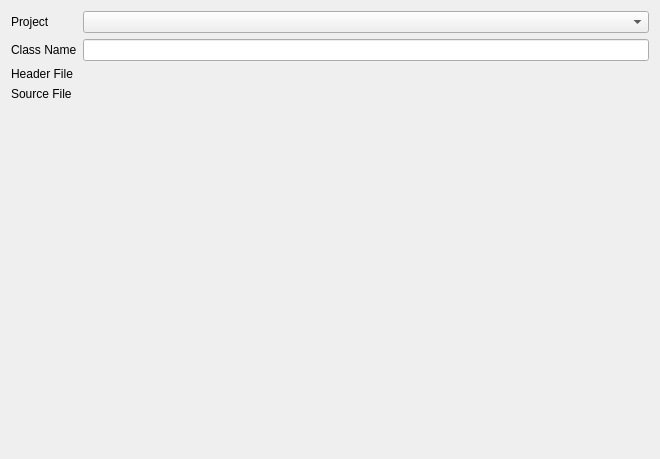
<ui version="4.0" >
 <class>ClassDetailsPage</class>
 <widget class="QWidget" name="ClassDetailsPage" >
  <property name="geometry" >
   <rect>
    <x>0</x>
    <y>0</y>
    <width>660</width>
    <height>459</height>
   </rect>
  </property>
  <layout class="QVBoxLayout" name="verticalLayout" >
   <item>
    <layout class="QHBoxLayout" name="horizontalLayout_2" >
     <item>
      <layout class="QGridLayout" name="gridLayout" >
       <item row="0" column="1" >
        <widget class="KComboBox" name="projectSelection" >
         <property name="sizePolicy" >
          <sizepolicy vsizetype="Fixed" hsizetype="Expanding" >
           <horstretch>0</horstretch>
           <verstretch>0</verstretch>
          </sizepolicy>
         </property>
        </widget>
       </item>
       <item row="2" column="0" >
        <widget class="QLabel" name="headerLabel" >
         <property name="text" >
          <string>Header File</string>
         </property>
        </widget>
       </item>
       <item row="2" column="1" >
        <widget class="KUrlRequester" name="headerInput" />
       </item>
       <item row="3" column="0" >
        <widget class="QLabel" name="sourceLabel" >
         <property name="text" >
          <string>Source File</string>
         </property>
        </widget>
       </item>
       <item row="3" column="1" >
        <widget class="KUrlRequester" name="sourceInput" />
       </item>
       <item row="0" column="0" >
        <widget class="QLabel" name="projectLabel" >
         <property name="sizePolicy" >
          <sizepolicy vsizetype="Preferred" hsizetype="Preferred" >
           <horstretch>0</horstretch>
           <verstretch>0</verstretch>
          </sizepolicy>
         </property>
         <property name="text" >
          <string>Project</string>
         </property>
        </widget>
       </item>
       <item row="1" column="0" >
        <widget class="QLabel" name="identifierLabel" >
         <property name="text" >
          <string>Class Name</string>
         </property>
        </widget>
       </item>
       <item row="1" column="1" >
        <widget class="KLineEdit" name="identifierInput" />
       </item>
      </layout>
     </item>
    </layout>
   </item>
   <item>
    <spacer name="verticalSpacer" >
     <property name="orientation" >
      <enum>Qt::Vertical</enum>
     </property>
     <property name="sizeHint" stdset="0" >
      <size>
       <width>20</width>
       <height>18</height>
      </size>
     </property>
    </spacer>
   </item>
  </layout>
 </widget>
 <customwidgets>
  <customwidget>
   <class>KComboBox</class>
   <extends>QComboBox</extends>
   <header>kcombobox.h</header>
  </customwidget>
  <customwidget>
   <class>KLineEdit</class>
   <extends>QLineEdit</extends>
   <header>klineedit.h</header>
  </customwidget>
  <customwidget>
   <class>KUrlRequester</class>
   <extends>QFrame</extends>
   <header>kurlrequester.h</header>
  </customwidget>
 </customwidgets>
 <resources/>
 <connections/>
</ui>
